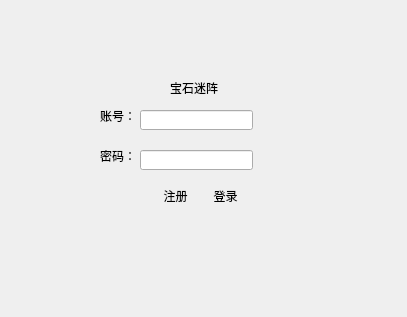
<?xml version="1.0" encoding="UTF-8"?>
<ui version="4.0">
 <class>Login</class>
 <widget class="QWidget" name="Login">
  <property name="geometry">
   <rect>
    <x>0</x>
    <y>0</y>
    <width>407</width>
    <height>317</height>
   </rect>
  </property>
  <property name="windowTitle">
   <string>Form</string>
  </property>
  <widget class="QLineEdit" name="lineEdit">
   <property name="geometry">
    <rect>
     <x>140</x>
     <y>110</y>
     <width>113</width>
     <height>20</height>
    </rect>
   </property>
  </widget>
  <widget class="QPushButton" name="pushButton">
   <property name="geometry">
    <rect>
     <x>200</x>
     <y>170</y>
     <width>51</width>
     <height>51</height>
    </rect>
   </property>
   <property name="styleSheet">
    <string notr="true">border-style:none;
padding:11px;
border-radius:3px;
background:transparent;</string>
   </property>
   <property name="text">
    <string>登录</string>
   </property>
  </widget>
  <widget class="QPushButton" name="pushButton_2">
   <property name="geometry">
    <rect>
     <x>150</x>
     <y>170</y>
     <width>51</width>
     <height>51</height>
    </rect>
   </property>
   <property name="styleSheet">
    <string notr="true">border-style:none;
padding:11px;
border-radius:3px;
background:transparent;</string>
   </property>
   <property name="text">
    <string>注册</string>
   </property>
  </widget>
  <widget class="QLabel" name="label">
   <property name="geometry">
    <rect>
     <x>170</x>
     <y>80</y>
     <width>131</width>
     <height>16</height>
    </rect>
   </property>
   <property name="text">
    <string>宝石迷阵</string>
   </property>
  </widget>
  <widget class="QLineEdit" name="lineEdit_2">
   <property name="geometry">
    <rect>
     <x>140</x>
     <y>150</y>
     <width>113</width>
     <height>20</height>
    </rect>
   </property>
  </widget>
  <widget class="QLabel" name="label_2">
   <property name="geometry">
    <rect>
     <x>100</x>
     <y>110</y>
     <width>54</width>
     <height>12</height>
    </rect>
   </property>
   <property name="text">
    <string>账号：</string>
   </property>
  </widget>
  <widget class="QLabel" name="label_3">
   <property name="geometry">
    <rect>
     <x>100</x>
     <y>150</y>
     <width>54</width>
     <height>12</height>
    </rect>
   </property>
   <property name="text">
    <string>密码：</string>
   </property>
  </widget>
 </widget>
 <resources/>
 <connections/>
</ui>
